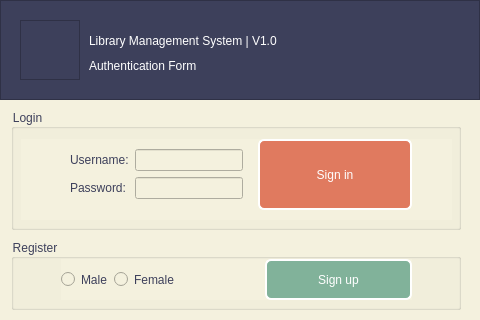
<?xml version="1.0" encoding="UTF-8"?>
<ui version="4.0">
 <class>authentication</class>
 <widget class="QWidget" name="authentication">
  <property name="geometry">
   <rect>
    <x>0</x>
    <y>0</y>
    <width>480</width>
    <height>320</height>
   </rect>
  </property>
  <property name="minimumSize">
   <size>
    <width>480</width>
    <height>320</height>
   </size>
  </property>
  <property name="maximumSize">
   <size>
    <width>480</width>
    <height>320</height>
   </size>
  </property>
  <property name="windowTitle">
   <string>Authentication</string>
  </property>
  <property name="windowIcon">
   <iconset resource="res.qrc">
    <normaloff>:/icons/icons/library.png</normaloff>:/icons/icons/library.png</iconset>
  </property>
  <property name="styleSheet">
   <string notr="true">QWidget
{
	background-color: rgb(244, 241, 222);
	color: rgb(61, 64, 91);
}
QPushButton
{
	font: 10pt &quot;IRANYekan&quot;;
	background-color: rgb(224, 122, 95);
	color: rgb(255, 255, 255);
    border: 2px solid rgb(255, 255, 255);
    border-radius: 6px;
}
QPushButton:hover
{
	background-color: rgb(242, 204, 143);
}
QPushButton#pushButton_signup
{
	background-color: rgb(129, 178, 154);
}
QPushButton:hover#pushButton_signup
{
	background-color: rgb(242, 204, 143);
}
QRadioButton
{
	border: 0px;
}</string>
  </property>
  <widget class="QGroupBox" name="groupBox_login">
   <property name="geometry">
    <rect>
     <x>11</x>
     <y>109</y>
     <width>450</width>
     <height>121</height>
    </rect>
   </property>
   <property name="title">
    <string>Login</string>
   </property>
   <widget class="QFrame" name="frame_login">
    <property name="geometry">
     <rect>
      <x>10</x>
      <y>30</y>
      <width>431</width>
      <height>81</height>
     </rect>
    </property>
    <widget class="QWidget" name="layoutWidget">
     <property name="geometry">
      <rect>
       <x>40</x>
       <y>0</y>
       <width>351</width>
       <height>71</height>
      </rect>
     </property>
     <layout class="QHBoxLayout" name="horizontalLayout">
      <item>
       <widget class="QFrame" name="formFrame">
        <property name="sizePolicy">
         <sizepolicy hsizetype="Fixed" vsizetype="Fixed">
          <horstretch>0</horstretch>
          <verstretch>0</verstretch>
         </sizepolicy>
        </property>
        <property name="styleSheet">
         <string notr="true">font: 8pt &quot;IRANYekan&quot;;</string>
        </property>
        <layout class="QFormLayout" name="formLayout_Login">
         <item row="0" column="0">
          <widget class="QLabel" name="label_user">
           <property name="styleSheet">
            <string notr="true"/>
           </property>
           <property name="text">
            <string>Username:</string>
           </property>
          </widget>
         </item>
         <item row="0" column="1">
          <widget class="QLineEdit" name="lineEdit_user"/>
         </item>
         <item row="1" column="0">
          <widget class="QLabel" name="label_pass">
           <property name="text">
            <string>Password:</string>
           </property>
          </widget>
         </item>
         <item row="1" column="1">
          <widget class="QLineEdit" name="lineEdit_pass">
           <property name="echoMode">
            <enum>QLineEdit::Password</enum>
           </property>
          </widget>
         </item>
        </layout>
       </widget>
      </item>
      <item>
       <widget class="QPushButton" name="pushButton_signin">
        <property name="sizePolicy">
         <sizepolicy hsizetype="Expanding" vsizetype="Expanding">
          <horstretch>0</horstretch>
          <verstretch>0</verstretch>
         </sizepolicy>
        </property>
        <property name="minimumSize">
         <size>
          <width>0</width>
          <height>0</height>
         </size>
        </property>
        <property name="text">
         <string>Sign in</string>
        </property>
       </widget>
      </item>
     </layout>
    </widget>
   </widget>
  </widget>
  <widget class="QGroupBox" name="groupBox_register">
   <property name="geometry">
    <rect>
     <x>11</x>
     <y>239</y>
     <width>450</width>
     <height>71</height>
    </rect>
   </property>
   <property name="title">
    <string>Register</string>
   </property>
   <widget class="QWidget" name="layoutWidget1">
    <property name="geometry">
     <rect>
      <x>50</x>
      <y>20</y>
      <width>351</width>
      <height>41</height>
     </rect>
    </property>
    <layout class="QHBoxLayout" name="horizontalLayout_2">
     <item>
      <widget class="QRadioButton" name="radioButton_male">
       <property name="toolTip">
        <string>Please Select Your Sex</string>
       </property>
       <property name="text">
        <string>Male</string>
       </property>
      </widget>
     </item>
     <item>
      <widget class="QRadioButton" name="radioButton_female">
       <property name="toolTip">
        <string>Please Select Your Sex</string>
       </property>
       <property name="text">
        <string>Female</string>
       </property>
      </widget>
     </item>
     <item>
      <spacer name="horizontalSpacer">
       <property name="orientation">
        <enum>Qt::Horizontal</enum>
       </property>
       <property name="sizeType">
        <enum>QSizePolicy::Fixed</enum>
       </property>
       <property name="sizeHint" stdset="0">
        <size>
         <width>84</width>
         <height>10</height>
        </size>
       </property>
      </spacer>
     </item>
     <item>
      <widget class="QPushButton" name="pushButton_signup">
       <property name="sizePolicy">
        <sizepolicy hsizetype="Expanding" vsizetype="Expanding">
         <horstretch>0</horstretch>
         <verstretch>0</verstretch>
        </sizepolicy>
       </property>
       <property name="minimumSize">
        <size>
         <width>0</width>
         <height>0</height>
        </size>
       </property>
       <property name="styleSheet">
        <string notr="true"/>
       </property>
       <property name="text">
        <string>Sign up</string>
       </property>
      </widget>
     </item>
    </layout>
   </widget>
  </widget>
  <widget class="QFrame" name="frame_top">
   <property name="geometry">
    <rect>
     <x>0</x>
     <y>0</y>
     <width>480</width>
     <height>100</height>
    </rect>
   </property>
   <property name="styleSheet">
    <string notr="true">background-color: rgb(61, 64, 91);
color: rgb(255, 255, 255);</string>
   </property>
   <property name="frameShape">
    <enum>QFrame::StyledPanel</enum>
   </property>
   <property name="frameShadow">
    <enum>QFrame::Raised</enum>
   </property>
   <widget class="QFrame" name="frame_logo">
    <property name="geometry">
     <rect>
      <x>20</x>
      <y>20</y>
      <width>60</width>
      <height>60</height>
     </rect>
    </property>
    <property name="styleSheet">
     <string notr="true">image: url(:/icons/icons/member-card.png);</string>
    </property>
    <property name="frameShape">
     <enum>QFrame::StyledPanel</enum>
    </property>
    <property name="frameShadow">
     <enum>QFrame::Raised</enum>
    </property>
   </widget>
   <widget class="QLabel" name="label_title">
    <property name="geometry">
     <rect>
      <x>89</x>
      <y>25</y>
      <width>381</width>
      <height>31</height>
     </rect>
    </property>
    <property name="styleSheet">
     <string notr="true">font: 75 12pt &quot;IRANYekan&quot;;</string>
    </property>
    <property name="text">
     <string>Library Management System | V1.0</string>
    </property>
   </widget>
   <widget class="QLabel" name="label">
    <property name="geometry">
     <rect>
      <x>89</x>
      <y>55</y>
      <width>311</width>
      <height>21</height>
     </rect>
    </property>
    <property name="styleSheet">
     <string notr="true">font: 25 8pt &quot;IRANYekan Light&quot;;</string>
    </property>
    <property name="text">
     <string>Authentication Form</string>
    </property>
   </widget>
  </widget>
 </widget>
 <resources>
  <include location="res.qrc"/>
 </resources>
 <connections/>
</ui>
